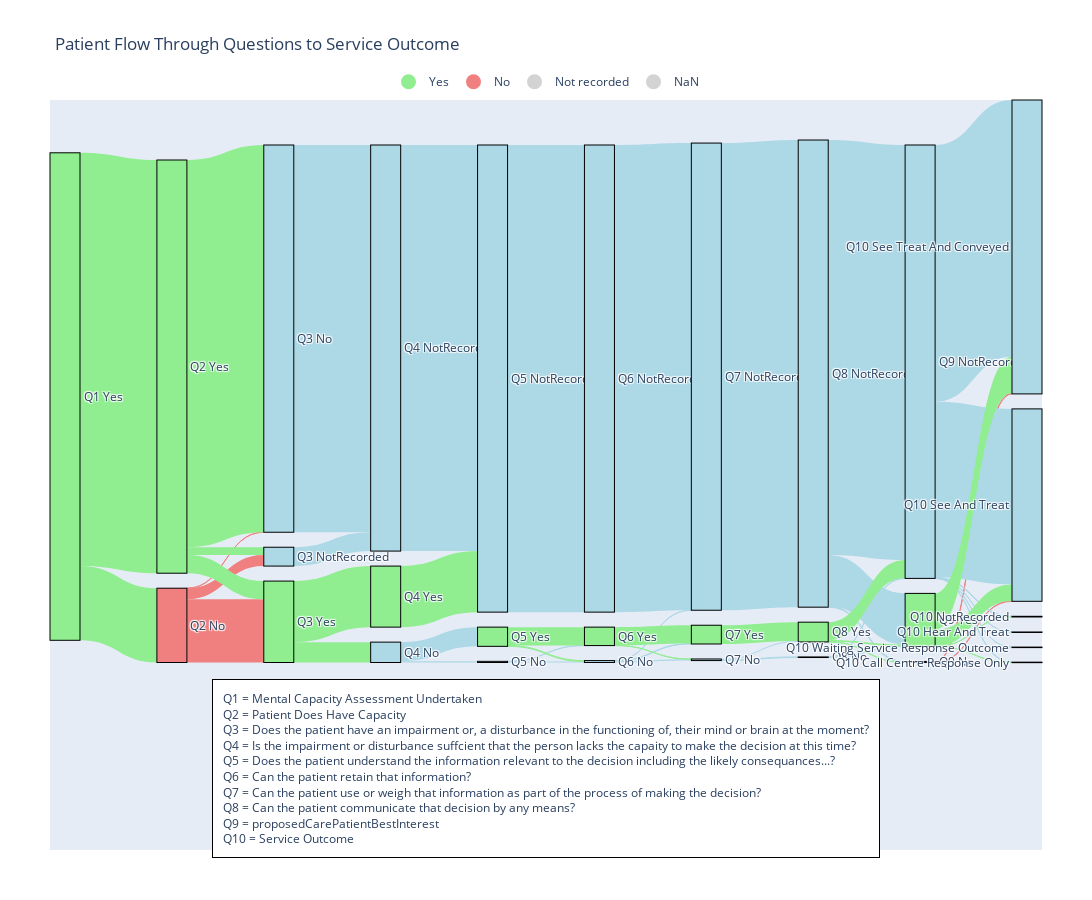

The code cell stored with this chart in its notebook:
### Markdown cell above
Create Graphviz Digraph and build the tree

### Code cell
import pandas as pd
import plotly.graph_objects as go

# Example df_clean already defined

# All questions in order
questions = [
    "Mental Capacity Assessment Undertaken",
    "Patient Does Have Capacity",
    "Does the patient have an impairment or, a disturbance in the functioning of, their mind or brain at the moment?",
    "Is the impairment or disturbance suffcient that the person lacks the capaity to make the decision at this time?",
    "Does the patient understand the information relevant to the decision including the likely consequances...?",
    "Can the patient retain that information?",
    "Can the patient use or weigh that information as part of the process of making the decision?",
    "Can the patient communicate that decision by any means?",
    "proposedCarePatientBestInterest",
    "Service Outcome"
]

# Map questions to simple labels
question_labels = {q: f"Q{i+1}" for i, q in enumerate(questions)}

# Colors for answers
answer_colors = {"Yes": "lightgreen", "No": "lightcoral", "Not recorded": "lightgray", "NaN":"lightgray"}

# Create nodes
node_labels = []
node_map = {}
colors = []

for q in questions:
    for ans in df[q].unique():
        label = f"{question_labels[q]}\n{ans}"
        node_map[(q, ans)] = len(node_labels)
        node_labels.append(label)
        colors.append(answer_colors.get(ans, "lightblue"))

# Create edges
sources = []
targets = []
values = []
edge_labels = []

for i in range(len(questions)-1):
    q_from = questions[i]
    q_to = questions[i+1]
    counts = df.groupby([q_from, q_to]).size().reset_index(name='count')
    for _, row in counts.iterrows():
        sources.append(node_map[(q_from, row[q_from])])
        targets.append(node_map[(q_to, row[q_to])])
        values.append(row['count'])
        edge_labels.append(f"{row[q_from]} → {row[q_to]}: {row['count']}")

# Build Sankey diagram
fig = go.Figure(go.Sankey(
    node=dict(
        label=node_labels,
        color=colors,
        pad=15,
        thickness=30,
        line=dict(color='black', width=1)
    ),
    link=dict(
        source=sources,
        target=targets,
        value=values,
        color=[colors[s] for s in sources],
        hovertemplate='%{value} records<extra></extra>'
    ),
    domain=dict(
        x=[0, 1],      # full width
        y=[0.25, 1.0]  # bottom starts at 1/3 of figure height
    )
))

# Add legend for answer colors
for ans, color in answer_colors.items():
    fig.add_trace(go.Scatter(
        x=[None], y=[None], mode='markers', marker=dict(size=15, color=color),
        legendgroup=ans, showlegend=True, name=ans
    ))

# Keep annotation below the x-axis
annotation_text = "<br>".join([f"{question_labels[q]} = {q}" for q in questions])

fig.update_layout(
    title_text="Patient Flow Through Questions to Service Outcome",
    font_size=12,
    width=1200,
    height=900,
    xaxis_visible=False,
    yaxis_visible=False,
    annotations=[dict(
        text=annotation_text,
        x=0.5,
        y=-0.01,  # slightly below the Sankey (since y=0.33 is bottom of Sankey)
        showarrow=False,
        xref="paper",
        yref="paper",
        align="left",
        bordercolor="black",
        borderwidth=1,
        borderpad=10,
        bgcolor="white"
    )],
    margin=dict(l=50, r=50, t=100, b=50),  # leave bottom margin for annotation
    legend=dict(
        orientation="h",
        yanchor="bottom",
        y=1.005,
        xanchor="center",
        x=0.5
    )
)

fig.show()

### Figure 1 — Plotly figure (JSON) as saved in the notebook; plotly's stock layout.template omitted (floating-point values rounded to 4 significant figures)
{"data": [{"domain": {"x": [0, 1], "y": [0.25, 1]}, "link": {"color": ["lightgreen", "lightgreen", "lightcoral", "lightcoral", "lightcoral", "lightgreen", "lightgreen", "lightgreen", "lightblue", "lightblue", "lightgreen", "lightgreen", "lightblue", "lightblue", "lightblue", "lightgreen", "lightblue", "lightblue", "lightblue", "lightgreen", "lightgreen", "lightblue", "lightblue", "lightblue", "lightblue", "lightgreen", "lightgreen", "lightblue", "lightblue", "lightblue", "lightgreen", "lightblue", "lightblue", "lightblue", "lightblue", "lightblue", "lightgreen", "lightgreen", "lightgreen", "lightcoral", "lightcoral", "lightblue", "lightblue", "lightblue", "lightblue", "lightblue", "lightblue", "lightgreen", "lightgreen", "lightgreen", "lightgreen"], "hovertemplate": "%{value} records<extra></extra>", "source": [0, 0, 1, 1, 1, 2, 2, 2, 4, 5, 3, 3, 8, 8, 7, 6, 11, 11, 9, 10, 10, 14, 14, 14, 12, 13, 13, 17, 17, 15, 16, 20, 20, 18, 18, 18, 19, 19, 19, 23, 23, 21, 21, 21, 21, 21, 21, 22, 22, 22, 22], "target": [1, 2, 4, 5, 3, 4, 5, 3, 7, 7, 8, 6, 11, 10, 9, 9, 14, 13, 12, 14, 13, 17, 15, 16, 15, 17, 16, 20, 19, 18, 19, 21, 22, 23, 21, 22, 23, 21, 22, 25, 26, 27, 28, 24, 25, 26, 29, 27, 24, 25, 26], "value": [2429, 13510, 2, 363, 2064, 12659, 253, 598, 12661, 616, 666, 1996, 38, 628, 13277, 1996, 36, 2, 15273, 27, 601, 46, 1, 16, 15273, 6, 597, 19, 33, 15274, 613, 14, 5, 31, 13572, 1671, 3, 584, 59, 13, 21, 10, 4, 21, 5738, 8395, 2, 1, 1, 540, 1193]}, "node": {"color": ["lightgreen", "lightcoral", "lightgreen", "lightgreen", "lightblue", "lightblue", "lightgreen", "lightblue", "lightblue", "lightblue", "lightgreen", "lightblue", "lightblue", "lightgreen", "lightblue", "lightblue", "lightgreen", "lightblue", "lightblue", "lightgreen", "lightblue", "lightblue", "lightgreen", "lightcoral", "lightblue", "lightblue", "lightblue", "lightblue", "lightblue", "lightblue"], "label": ["Q1\nYes", "Q2\nNo", "Q2\nYes", "Q3\nYes", "Q3\nNo ", "Q3\nNotRecorded", "Q4\nYes", "Q4\nNotRecorded", "Q4\nNo ", "Q5\nNotRecorded", "Q5\nYes", "Q5\nNo ", "Q6\nNotRecorded", "Q6\nYes", "Q6\nNo ", "Q7\nNotRecorded", "Q7\nYes", "Q7\nNo ", "Q8\nNotRecorded", "Q8\nYes", "Q8\nNo ", "Q9\nNotRecorded", "Q9\nYes", "Q9\nNo", "Q10\nNotRecorded", "Q10\nSee And Treat", "Q10\nSee Treat And Conveyed", "Q10\nCall Centre Response Only", "Q10\nHear And Treat", "Q10\nWaiting Service Response Outcome"], "line": {"color": "black", "width": 1}, "pad": 15, "thickness": 30}, "type": "sankey"}, {"legendgroup": "Yes", "marker": {"color": "lightgreen", "size": 15}, "mode": "markers", "name": "Yes", "showlegend": true, "type": "scatter", "x": [null], "y": [null]}, {"legendgroup": "No", "marker": {"color": "lightcoral", "size": 15}, "mode": "markers", "name": "No", "showlegend": true, "type": "scatter", "x": [null], "y": [null]}, {"legendgroup": "Not recorded", "marker": {"color": "lightgray", "size": 15}, "mode": "markers", "name": "Not recorded", "showlegend": true, "type": "scatter", "x": [null], "y": [null]}, {"legendgroup": "NaN", "marker": {"color": "lightgray", "size": 15}, "mode": "markers", "name": "NaN", "showlegend": true, "type": "scatter", "x": [null], "y": [null]}], "layout": {"annotations": [{"align": "left", "bgcolor": "white", "bordercolor": "black", "borderpad": 10, "borderwidth": 1, "showarrow": false, "text": "Q1 = Mental Capacity Assessment Undertaken<br>Q2 = Patient Does Have Capacity<br>Q3 = Does the patient have an impairment or, a disturbance in the functioning of, their mind or brain at the moment?<br>Q4 = Is the impairment or disturbance suffcient that the person lacks the capaity to make the decision at this time?<br>Q5 = Does the patient understand the information relevant to the decision including the likely consequances...?<br>Q6 = Can the patient retain that information?<br>Q7 = Can the patient use or weigh that information as part of the process of making the decision?<br>Q8 = Can the patient communicate that decision by any means?<br>Q9 = proposedCarePatientBestInterest<br>Q10 = Service Outcome", "x": 0.5, "xref": "paper", "y": -0.01, "yref": "paper"}], "font": {"size": 12}, "height": 900, "legend": {"orientation": "h", "x": 0.5, "xanchor": "center", "y": 1.005, "yanchor": "bottom"}, "margin": {"b": 50, "l": 50, "r": 50, "t": 100}, "title": {"text": "Patient Flow Through Questions to Service Outcome"}, "width": 1200, "xaxis": {"visible": false}, "yaxis": {"visible": false}}}
